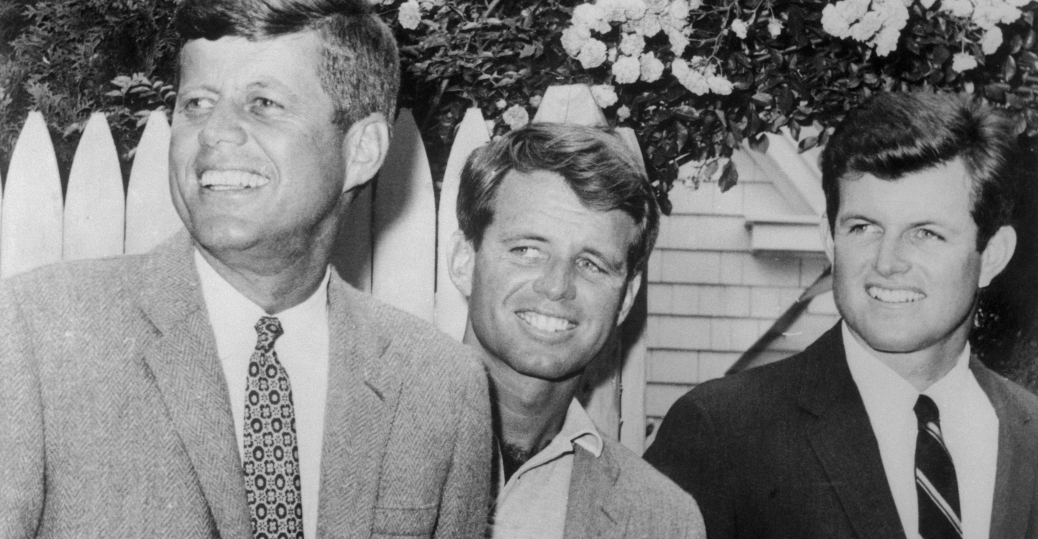
#> input picture ac___Python_ANN_OpenCV_DLIB_etc/images/kennedy.jpeg, 1038 x 539 px
$ jupyter execute aa______Eye_Detection_1_25SEP17_OK.ipynb
#> lines starting #> are read from the running program, lines starting #| are printed output that depends on the picture; after the words box and inside, x2 and y2 are one past the last pixel; in counts of white or black regions, pixels touching at a corner belong together
[cell 1]
## Code - AA
import numpy as np
import cv2

face_classifier = cv2.CascadeClassifier('Haarcascades/haarcascade_frontalface_default.xml')
eye_classifier = cv2.CascadeClassifier('Haarcascades/haarcascade_eye.xml')

img = cv2.imread('images/kennedy.jpeg')
#> img is the input picture: shape (539, 1038, 3); min 0, max 245, mean 125.5
gray = cv2.cvtColor(img, cv2.COLOR_BGR2GRAY)

faces = face_classifier.detectMultiScale(gray, 1.3, 5)
#> faces = [[821, 175, 145, 145], [462, 183, 186, 186]]

# When no faces detected, face_classifier returns and empty tuple
if faces is ():
    print("No Face Found")

[cell 2]
for (x,y,w,h) in faces:
    cv2.rectangle(img,(x,y),(x+w,y+h),(127,0,255),2)
    cv2.imshow('img',img)
    cv2.waitKey(0)
    roi_gray = gray[y:y+h, x:x+w]
    roi_color = img[y:y+h, x:x+w]
    eyes = eye_classifier.detectMultiScale(roi_gray)
    for (ex,ey,ew,eh) in eyes:
        cv2.rectangle(roi_color,(ex,ey),(ex+ew,ey+eh),(255,255,0),2)
        cv2.imshow('img',img)
        cv2.waitKey(0)
#> this loop made 2 passes
#> (x, y, w, h, eyes) on passes 1 to 2: (821, 175, 145, 145, [[25, 41, 23, 23], [85, 40, 38, 38], [14, 28, 51, 51]]), (462, 183, 186, 186, [[107, 62, 36, 36]])
#> pass 1, `cv2.imshow('img',img)`:
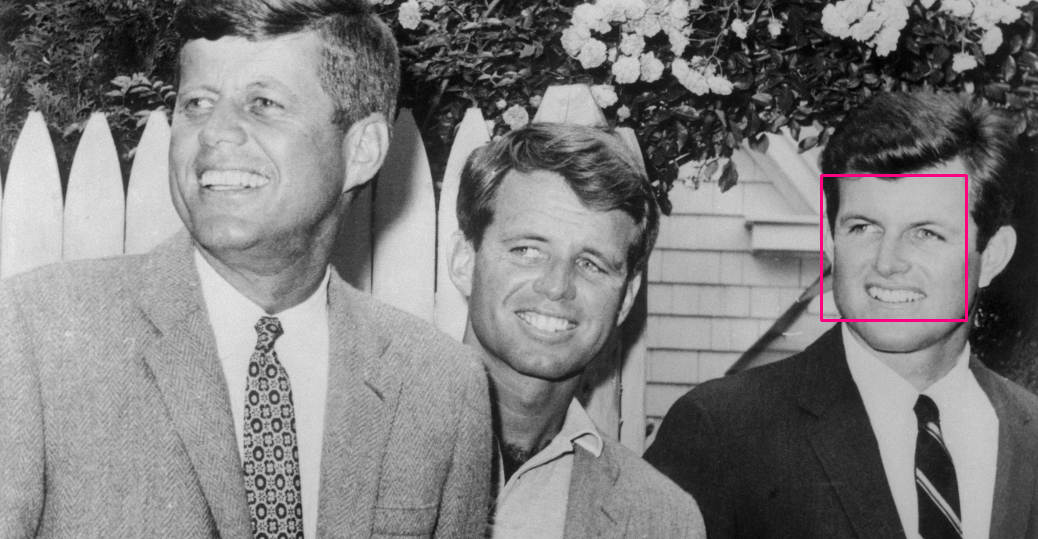
#> window 'img': shape (539, 1038, 3); mean B, G, R 125.5, 125.1, 125.9
#> pass 1, `roi_gray = gray[y:y+h, x:x+w]`:
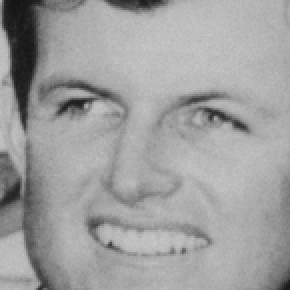
#> roi_gray: shape (145, 145) (shown 2 times larger); min 20, max 200, mean 159
#> pass 1, `roi_color = img[y:y+h, x:x+w]`:
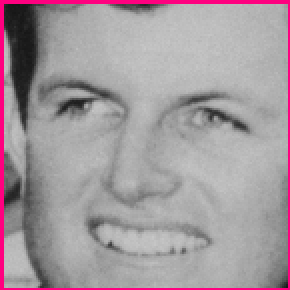
#> roi_color: shape (145, 145, 3) (shown 2 times larger); mean B, G, R 158.4, 153.2, 163.6
#> after the loop:
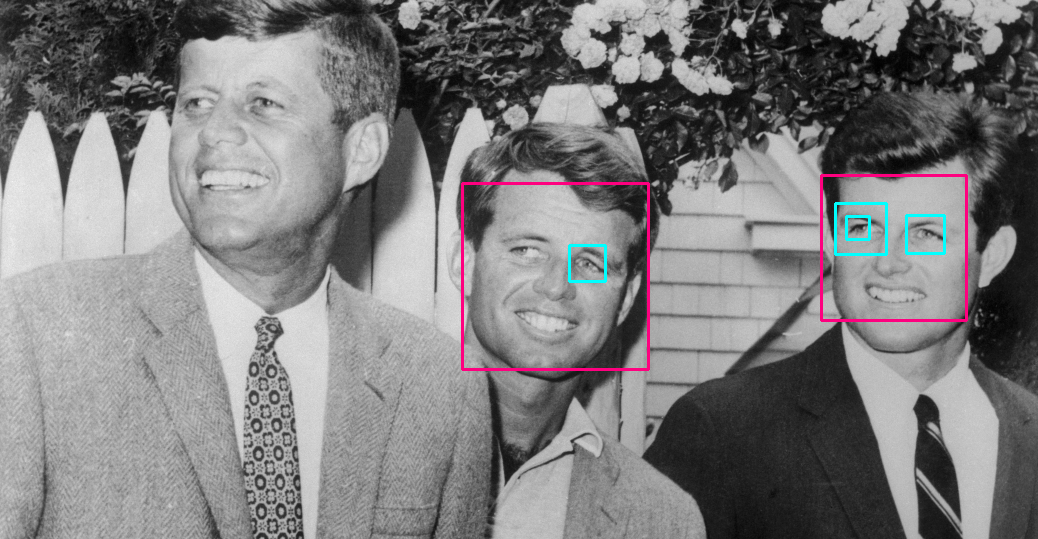
#> img: shape (539, 1038, 3); 1.02% of pixels changed, all inside (x1, y1, x2, y2) = (461, 174, 968, 371)
#> after the loop:
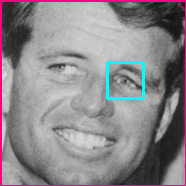
#> roi_color: shape (186, 186, 3); mean B, G, R 138.5, 134.5, 139.5
#> after the loop:
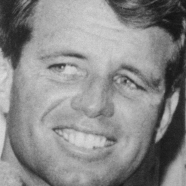
#> roi_gray: shape (186, 186); min 19, max 222, mean 137.2

cv2.destroyAllWindows()

$ run again, with ac___Python_ANN_OpenCV_DLIB_etc/images/bama.jpg copied over ac___Python_ANN_OpenCV_DLIB_etc/images/kennedy.jpeg
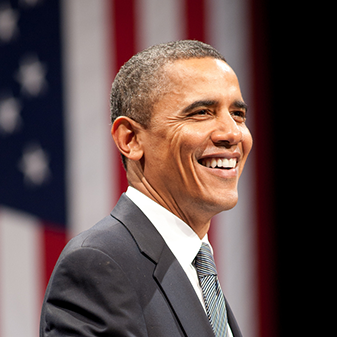
#> input picture ac___Python_ANN_OpenCV_DLIB_etc/images/bama.jpg, 337 x 337 px
#> img is the input picture: shape (337, 337, 3); mean B, G, R 76.1, 77.4, 96.7
#> `gray = cv2.cvtColor(img, cv2.COLOR_BGR2GRAY)`:
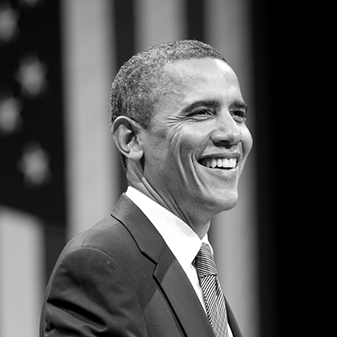
#> gray: shape (337, 337); min 0, max 255, mean 83
#> faces = [[161, 66, 119, 119]]
#> the loop `for (x,y,w,h) in faces:` made 1 pass
#> pass 1, `roi_color = img[y:y+h, x:x+w]`:
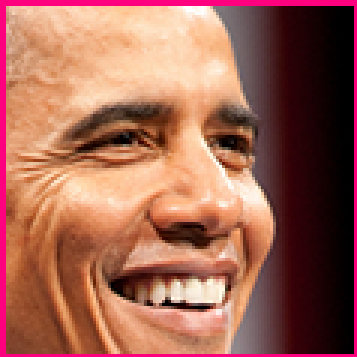
#> roi_color: shape (119, 119, 3) (shown 3 times larger); mean B, G, R 84.3, 100.2, 160.1
